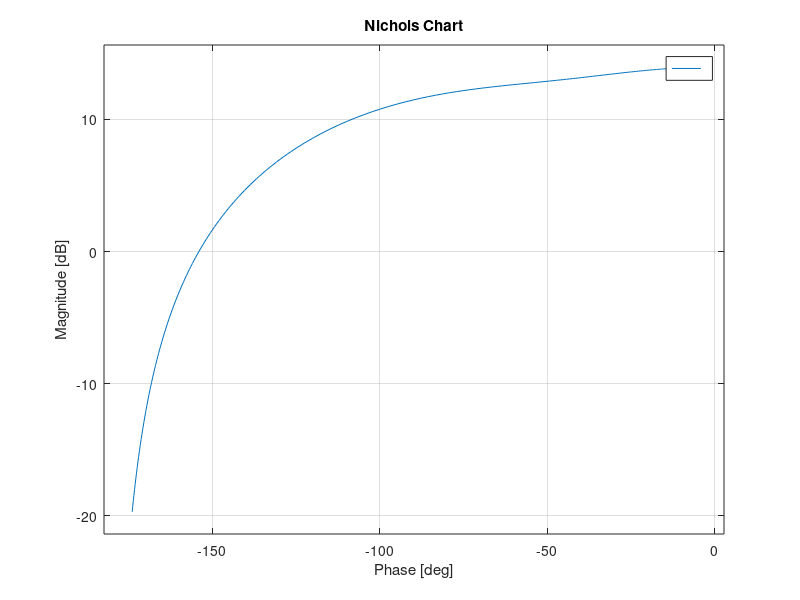

The MATLAB script that drew this image: (Note: this script raises an error after producing the figure.)
% Chapter 9: Figure 9.50

%

%   Remotely controlled vehicle system Nichols chart 

%   for K=4.44, 10, and 20.

%

numgc=[1 2]; dengc=[1 1]; sysgc=tf(numgc,dengc);

numg=[1]; deng=[1 2 4]; sysg=tf(numg,deng);

sys=series(sysgc,sysg);

%

w=logspace(-1,1,200);

%

K=[20, 10, 4.44];

hold off, clf

for i=2:2

   nichols(K(i)*sys,w), ngrid

hold on   

end

 
